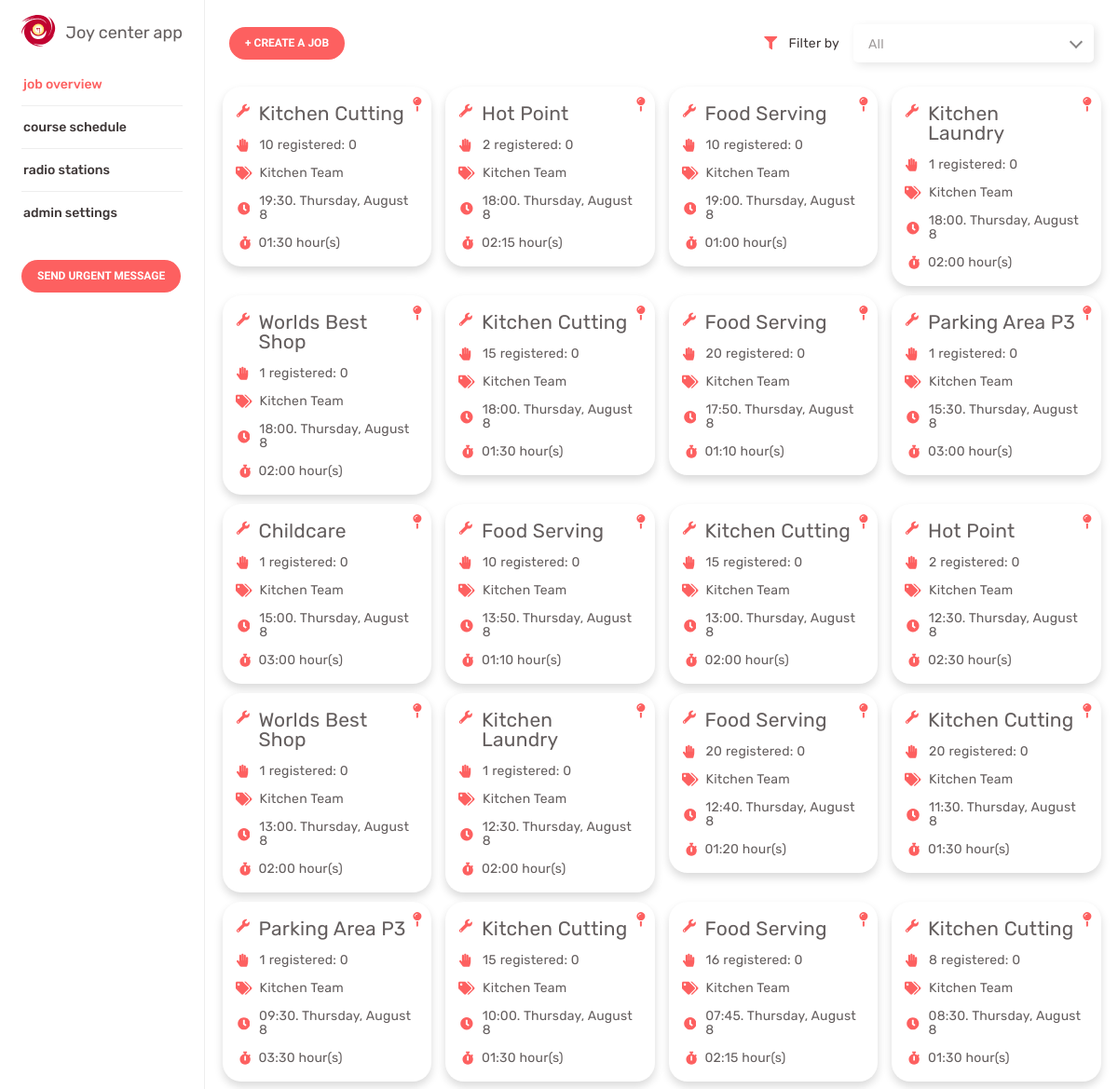
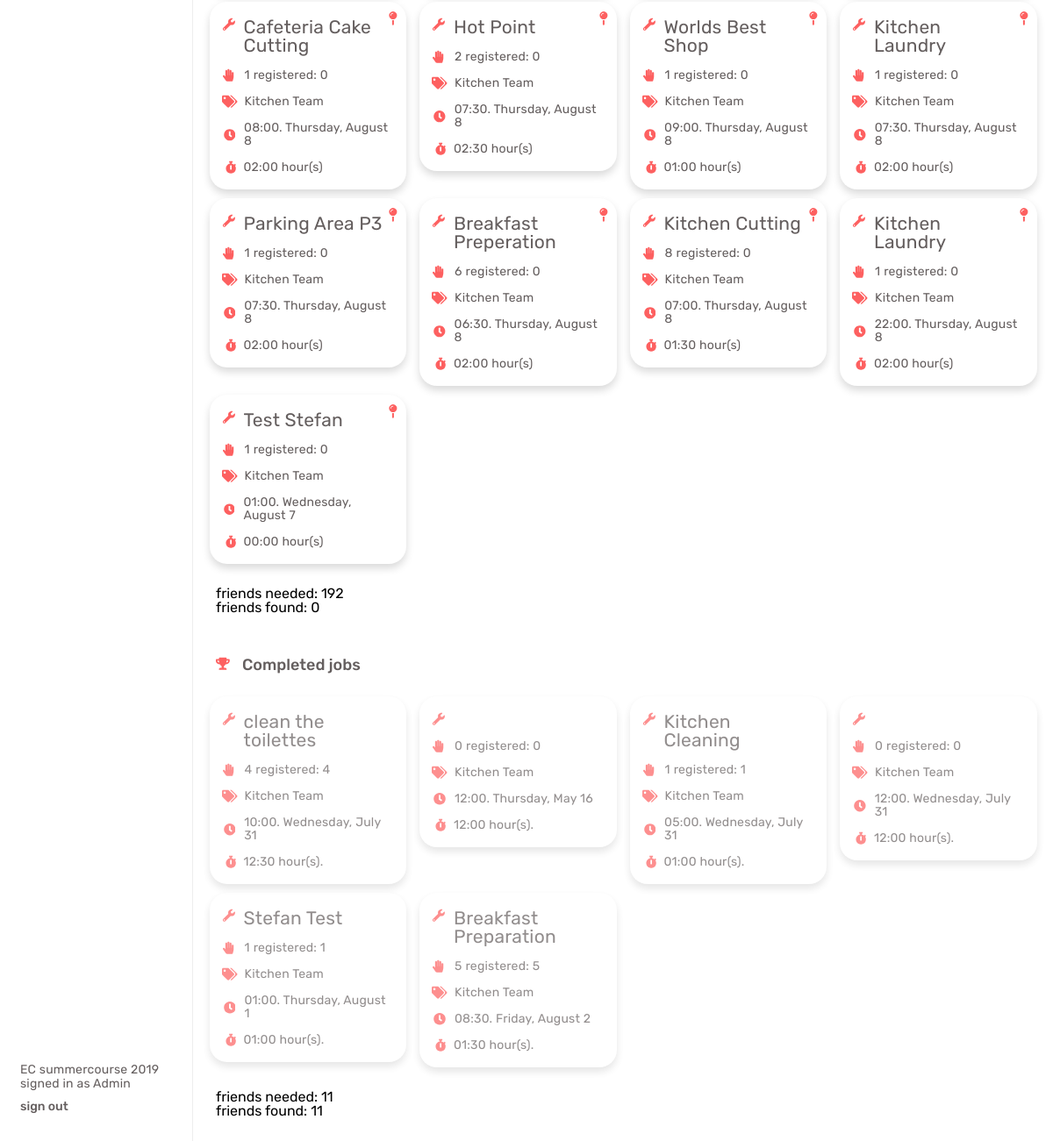
Page /backend/dist/dashboard.php (signed in) on the committed database (2 pictures, top to bottom).
### tables this page shows
CREATE TABLE IF NOT EXISTS `jobs` (
`jobid` int(11) NOT NULL,
  `jobcategoryid` int(11) NOT NULL,
  `courseid` int(11) NOT NULL COMMENT 'from table "settings"',
  `jobname` text NOT NULL,
  `timefrom` datetime NOT NULL,
  `timeto` datetime NOT NULL,
  `period` text NOT NULL,
  `contactperson` text NOT NULL,
  `persons` int(11) NOT NULL COMMENT 'friends needed',
  `persons_found` int(11) DEFAULT '0' COMMENT 'persons already registered for this job',
  `alert` time NOT NULL DEFAULT '00:00:00' COMMENT 'job-individual time before set urgent, overwrites "settings" alert time',
  `notification_alert` time NOT NULL DEFAULT '00:00:00' COMMENT 'job-individual time before set notification, overwrites "settings" notification alert time',
  `urgent` tinyint(1) NOT NULL,
  `urgentmessage` text NOT NULL COMMENT 'wird derzeit nicht benötigt, einzelne Nachrichten abzusetzen',
  `repeat` tinyint(1) NOT NULL,
  `location` text NOT NULL,
  `active` tinyint(1) NOT NULL COMMENT 'job active/inactive',
  `completed` tinyint(4) NOT NULL
);

CREATE TABLE IF NOT EXISTS `jobcategories` (
`categoryid` int(11) NOT NULL,
  `category` text NOT NULL,
  `location` text NOT NULL,
  `comment` text NOT NULL,
  `active` tinyint(1) NOT NULL
);

### backend/dist/includes/job.class.php (the view, shortened to what this page needs)
<?php
class Jobs extends Dbh
{
  public function getOpenJobs($status)
  {
      $db = new Dbh;
      $conn = $db->connect();
      $sql = "SELECT SUM(persons) AS sum_persons,SUM(persons_found) AS sum_persons_found FROM jobs WHERE completed = $status";
      $result = $conn->query($sql)->fetch();
      echo "<div><br>friends needed: ".$result['sum_persons']."<br>friends found: ".$result['sum_persons_found']."</div>";
  }
  public function getAllJobs()
  {
      $db = new Dbh;
      $conn = $db->connect();
      $sql = "SELECT jobs.*,jobcategories.category FROM jobs LEFT JOIN jobcategories ON jobs.jobcategoryid = jobcategories.categoryid WHERE completed = 0 ORDER BY  timeto DESC ";
      $result = $conn->query($sql)->fetchAll();
      foreach ($result as $job){
          $job_id = $job['jobid'];
          $category_id = $job['jobcategoryid'];
          $job_name =$job['jobname'];
          $persons_count = $job['persons'];
          $location = $job['location'];
          $category = $job['category'];
          $period = $job['period'];
          $contactPerson = $job['contactperson'];
          $time_from = gmdate("H:i. l, F j",strtotime($job['timefrom']));
          $diff = gmdate("H:i",strtotime($job['timeto'])-strtotime($job['timefrom']));
          $persons_found = $job['persons_found'];
            if ($job['urgent']==1) {
                $urgent = "job-item__wrapper--urgent";
            } else {
                $urgent = "";
            }
          echo
      '<div class="col-12 col-sm-6	col-md-6 col-lg-4	col-xl-3">
              <section class="job-item__wrapper ' . $urgent . '">
                <span class="job-item__repeat"
                  ><svg
                    width="10"
                    height="16"
                    viewBox="0 0 10 16"
                    fill="none"
                    xmlns="http://www.w3.org/2000/svg"
                  >
                  </svg>
                </span>
                <header>
                  <p class="job-item__title font-7">'.$job_name.'</p>
                  <p class="job-item__id hidden">'.$job_id.'</p>
                  <p class="job-item__meet-place hidden">'.$location.'</p>
                  <p class="job-item__meet-time hidden">'.$period.'</p>
                  <p class="job-item__contact-person hidden">'.$contactPerson.'</p>
                </header>
                <section class="job-item">
                  <ul>
                    <li>
                      <span class="job-item__hand font-5">'.$persons_count.'</span>&nbsp;<span class="font-5">registered: '.$persons_found.'</span>
                    </li>
                    <li>
                      <span class="job-item__team font-5">'.$category.'<input name="post-edit-categoryId" class="hidden" value="'.$category_id.'"/>
                      </span>
                    </li>
                    <li>
                      <span class="job-item__date font-5">'.$time_from.''.'</span>
                      <span class="job-item__date_full hidden">'.$time_from.'</span>
                    </li>
                    <li>
                      <span class="job-item__time font-5">'.$diff.' hour(s)</span
                      >
                    </li>
                  </ul>
                      <input type="hidden" name="post-edit-id" value="'.$job_id.'"/>
                      <button class="delete-delete button button-dashboard" id="post-edit__delete" name="delete-job" data-id = "'.$job_id.'" hidden>delete</button>
                </section>
              </section>
            </div>';
      }
  }
  public function getAllCompletedJobs()
  {
      $db = new Dbh;
      $conn = $db->connect();
      $sql = "SELECT jobs.*,jobcategories.* FROM jobs INNER JOIN jobcategories ON jobs.jobcategoryid = jobcategories.categoryid WHERE completed = '1'";
      $result = $conn->query($sql)->fetchAll();
      foreach ($result as $completed_job) {
          $completed_job_name =$completed_job['jobname'];
          $completed_persons_count = $completed_job['persons'];
          $completed_category = $completed_job['category'];
          $completed_timefrom = gmdate("h:i. l, F j",strtotime($completed_job['timefrom']));
          $diff = gmdate("h:i",strtotime($completed_job['timeto'])-strtotime($completed_job['timefrom']));
          $completed_persons_found = $completed_job['persons_found'];
          echo
          '<div class="col-12 col-sm-6	col-md-6 col-lg-4	col-xl-3">
<section class="job-item__wrapper job-item__wrapper--ready">
                <header>
                  <p class="job-item__title font-7">'.$completed_job_name.'
                  </p>
                </header>
                <section class="job-item">
                  <ul>
                    <li>
                      <span class="job-item__hand font-5">'.$completed_persons_count.'
                    </span>&nbsp;<span class="font-5">registered: '.$completed_persons_found.'</span>
                    </li>
                    <li>
                      <span class="job-item__team font-5">'.$completed_category.'<input name="post-edit-categoryId" class="hidden" value="CategoryId"/></span>
                    </li>
                    <li>
                      <span class="job-item__date font-5">'.$completed_timefrom.'</span>
                    </li>
                    <li>
                      <span class="job-item__time font-5" data-from="1:00" data-to="2:15">'.$diff.' hour(s).</span
                      >
                    </li>
                  </ul>
                </section>
              </section></div> ';
      }
  }
}

### backend/dist/dashboard.php (shortened to what this page needs)
<?php
include_once 'includes/job.class.php';
?>
<!DOCTYPE html>
<html lang="en">
<head>
  <link href="src/css/main.css" rel="stylesheet">
</head>
<body>
<?php
$object = new Jobs;
?>
<div class="dashboard">
  <section class="side-menu">
    <header>
      <?php
      include_once 'includes/header.inc.php';
      ?>
    </header>
    <section class="dashboard__nav-wrapper">
      <?php
      include_once 'includes/nav.inc.php';
      ?>
    </section>
    <footer>
      <?php
      include_once 'includes/footer.inc.php';
      ?>
    </footer>
  </section>
  <section class="dashboard__content-space">
    <div class="container-fluid">
      <div class="row">
        <div class="col-12">
          <div class="dashboard__header-bar">
            <button id="createJob" class="button button-dashboard">
              + create a job
            </button>
            <div class="filter">
                  <span class="font-3">
                    Filter by
                  </span>
              <div class="custom-select" id="filterTeam">
                <span>All</span>
              </div>
            </div>
          </div>
        </div>
      </div>
      <div id="job-items" class="row job-items job-items-active">
        <?php
        echo $object->getAllJobs();
        ?>
      </div>
      <div class="row">
        <div class="col-12">
          <div id="count" class="dashboard__header-bar">
            <?php
            echo $object->getOpenJobs(0);
            ?>
          </div>
        </div>
      </div>
      <div class="row">
        <div class="col-12 completed-job__header">
          <span class="font-1">Completed jobs</span>
        </div>
      </div>
      <div id="ready-job-items" class="row job-items job-items-completed">
        <?php
        echo $object->getAllCompletedJobs();
        ?>
      </div>
      <?php
      echo $object->getOpenJobs(1);
      ?>
    </div>
  </section>
</div>
</body>
</html>

### backend/dist/includes/header.inc.php (shortened to what this page needs)
<a href="./dashboard.php">
        </a>
        <span class="font-1">Joy center app</span>

### backend/dist/includes/nav.inc.php (shortened to what this page needs)
<nav>
    <ul class="dashboard__nav">
        <li class="<?php if (basename($_SERVER['PHP_SELF']) == "dashboard.php") { ?>active<?php } ?>">
            <a class="font-2" href="./dashboard.php">job overview</a>
        </li>
        <li class="<?php if (basename($_SERVER['PHP_SELF']) == "course-shedule.php") { ?>active<?php } ?>">
            <a class="font-2" href="./course-shedule.php">course schedule</a>
        </li>
        <li class="<?php if (basename($_SERVER['PHP_SELF']) == "radiostations.php") { ?>active<?php } ?>">
            <a class="font-2" href="./radiostations.php">radio stations</a>
        </li>
        <li class="<?php if (basename($_SERVER['PHP_SELF']) == "admin-settings.php" ||
          basename($_SERVER['PHP_SELF']) == "set-up-teams.php" ||
          basename($_SERVER['PHP_SELF']) == "phone-numbers.php" ||
          basename($_SERVER['PHP_SELF']) == "venue-map.php") { ?>active<?php } ?>">
            <a class="font-2" href="./admin-settings.php">admin settings</a>
        </li>
    </ul>
</nav>
<button class="button button-dashboard"  onclick="window.location.href='./messages.php'" >send urgent message</button>

### backend/dist/includes/footer.inc.php
<span class="font-5"><?php echo $_SESSION["coursename"]; ?></span>
     <span class="sign__user-name font-5">signed in as <?php echo $_SESSION["username"]; ?></span>
          <a class="sign__out-link font-2" href="./includes/logout.inc.php">sign out</a>

### rows in the picture
jobs: jobname "Kitchen Cutting", persons "10", persons_found "0", jobcategoryid.category "Kitchen Team", timefrom "19:30. Thursday, August 8", diff "01:30"
jobs: jobname "Hot Point", persons "2", persons_found "0", jobcategoryid.category "Kitchen Team", timefrom "18:00. Thursday, August 8", diff "02:15"
jobs: jobname "Food Serving", persons "10", persons_found "0", jobcategoryid.category "Kitchen Team", timefrom "19:00. Thursday, August 8", diff "01:00"
jobs: jobname "Kitchen Laundry", persons "1", persons_found "0", jobcategoryid.category "Kitchen Team", timefrom "18:00. Thursday, August 8", diff "02:00"
jobs: jobname "Worlds Best Shop", persons "1", persons_found "0", jobcategoryid.category "Kitchen Team", timefrom "18:00. Thursday, August 8", diff "02:00"
jobs: jobname "Kitchen Cutting", persons "15", persons_found "0", jobcategoryid.category "Kitchen Team", timefrom "18:00. Thursday, August 8", diff "01:30"
jobs: jobname "Food Serving", persons "20", persons_found "0", jobcategoryid.category "Kitchen Team", timefrom "17:50. Thursday, August 8", diff "01:10"
jobs: jobname "Parking Area P3", persons "1", persons_found "0", jobcategoryid.category "Kitchen Team", timefrom "15:30. Thursday, August 8", diff "03:00"
jobs: jobname "Childcare", persons "1", persons_found "0", jobcategoryid.category "Kitchen Team", timefrom "15:00. Thursday, August 8", diff "03:00"
jobs: jobname "Food Serving", persons "10", persons_found "0", jobcategoryid.category "Kitchen Team", timefrom "13:50. Thursday, August 8", diff "01:10"
jobs: jobname "Kitchen Cutting", persons "15", persons_found "0", jobcategoryid.category "Kitchen Team", timefrom "13:00. Thursday, August 8", diff "02:00"
jobs: jobname "Hot Point", persons "2", persons_found "0", jobcategoryid.category "Kitchen Team", timefrom "12:30. Thursday, August 8", diff "02:30"
jobs: jobname "Worlds Best Shop", persons "1", persons_found "0", jobcategoryid.category "Kitchen Team", timefrom "13:00. Thursday, August 8", diff "02:00"
jobs: jobname "Kitchen Laundry", persons "1", persons_found "0", jobcategoryid.category "Kitchen Team", timefrom "12:30. Thursday, August 8", diff "02:00"
jobs: jobname "Food Serving", persons "20", persons_found "0", jobcategoryid.category "Kitchen Team", timefrom "12:40. Thursday, August 8", diff "01:20"
jobs: jobname "Kitchen Cutting", persons "20", persons_found "0", jobcategoryid.category "Kitchen Team", timefrom "11:30. Thursday, August 8", diff "01:30"
jobs: jobname "Parking Area P3", persons "1", persons_found "0", jobcategoryid.category "Kitchen Team", timefrom "09:30. Thursday, August 8", diff "03:30"
jobs: jobname "Kitchen Cutting", persons "15", persons_found "0", jobcategoryid.category "Kitchen Team", timefrom "10:00. Thursday, August 8", diff "01:30"
jobs: jobname "Food Serving", persons "16", persons_found "0", jobcategoryid.category "Kitchen Team", timefrom "07:45. Thursday, August 8", diff "02:15"
jobs: jobname "Kitchen Cutting", persons "8", persons_found "0", jobcategoryid.category "Kitchen Team", timefrom "08:30. Thursday, August 8", diff "01:30"
jobs: jobname "Cafeteria Cake Cutting", persons "1", persons_found "0", jobcategoryid.category "Kitchen Team", timefrom "08:00. Thursday, August 8", diff "02:00"
jobs: jobname "Hot Point", persons "2", persons_found "0", jobcategoryid.category "Kitchen Team", timefrom "07:30. Thursday, August 8", diff "02:30"
jobs: jobname "Worlds Best Shop", persons "1", persons_found "0", jobcategoryid.category "Kitchen Team", timefrom "09:00. Thursday, August 8", diff "01:00"
jobs: jobname "Kitchen Laundry", persons "1", persons_found "0", jobcategoryid.category "Kitchen Team", timefrom "07:30. Thursday, August 8", diff "02:00"
jobs: jobname "Parking Area P3", persons "1", persons_found "0", jobcategoryid.category "Kitchen Team", timefrom "07:30. Thursday, August 8", diff "02:00"
jobs: jobname "Breakfast Preperation", persons "6", persons_found "0", jobcategoryid.category "Kitchen Team", timefrom "06:30. Thursday, August 8", diff "02:00"
jobs: jobname "Kitchen Cutting", persons "8", persons_found "0", jobcategoryid.category "Kitchen Team", timefrom "07:00. Thursday, August 8", diff "01:30"
jobs: jobname "Kitchen Laundry", persons "1", persons_found "0", jobcategoryid.category "Kitchen Team", timefrom "22:00. Thursday, August 8", diff "02:00"
jobs: jobname "Test Stefan", persons "1", persons_found "0", jobcategoryid.category "Kitchen Team", timefrom "01:00. Wednesday, August 7", diff "00:00"
jobs: jobname "clean the toilettes", persons "4", persons_found "4", jobcategoryid.category "Kitchen Team", timefrom "10:00. Wednesday, July 31", diff "12:30"
jobs: persons "0", persons_found "0", jobcategoryid.category "Kitchen Team", timefrom "12:00. Thursday, May 16", diff "12:00"
jobs: jobname "Kitchen Cleaning", persons "1", persons_found "1", jobcategoryid.category "Kitchen Team", timefrom "05:00. Wednesday, July 31", diff "01:00"
jobs: persons "0", persons_found "0", jobcategoryid.category "Kitchen Team", timefrom "12:00. Wednesday, July 31", diff "12:00"
jobs: jobname "Stefan Test", persons "1", persons_found "1", jobcategoryid.category "Kitchen Team", timefrom "01:00. Thursday, August 1", diff "01:00"
jobs: jobname "Breakfast Preparation", persons "5", persons_found "5", jobcategoryid.category "Kitchen Team", timefrom "08:30. Friday, August 2", diff "01:30"

### other values in the picture
$_SESSION["coursename"] "EC summercourse 2019"
$_SESSION["username"] "Admin"
$result['sum_persons'] "192 11"
$result['sum_persons_found'] "0 11"
